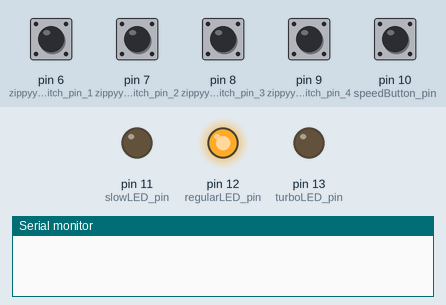
Simulated run of this sketch. Board: Arduino Uno, built with avr-gcc and run on an emulated ATmega328P. Shown: output pins drawn as LEDs (lit = HIGH), the last lines printed to the serial monitor. The inputs (shaded band) are chosen by the test bench; at power-on: pin 6 (zippyy_switch_pin_1), pin 7 (zippyy_switch_pin_2), pin 8 (zippyy_switch_pin_3), pin 9 (zippyy_switch_pin_4), pin 10 (speedButton_pin) HIGH.

Above: at 1.2 s.
1.3 s: pin 10 (speedButton_pin) pulled LOW for 1 s
At 2.7 s:
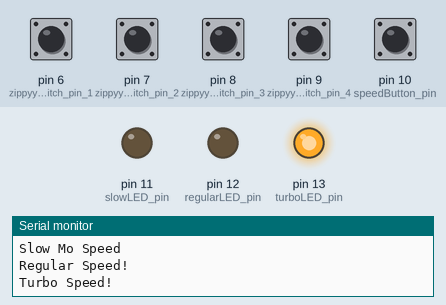
10.4 s: pin 10 (speedButton_pin) pulled LOW for 0.15 s
At 11.1 s:
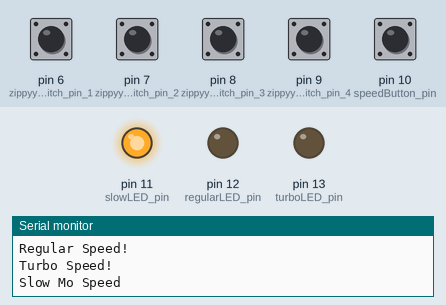
Timing chart, 0 to 13.0 s (numbered marks = the images above; inputs shaded):
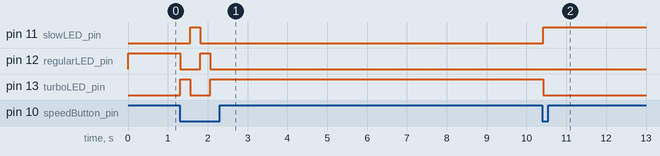

Measured:
- after the input at 1.3 s, pin 11 (slowLED_pin): LOW → HIGH after 0.26 s, → LOW 0.25 s later; pin 12 (regularLED_pin): HIGH → LOW at once, → HIGH 0.51 s later, → LOW 0.25 s later; pin 13 (turboLED_pin): LOW → HIGH at once, → LOW 0.25 s later, → HIGH 0.51 s later
- after the input at 10.4 s, pin 11 (slowLED_pin): LOW → HIGH at once; pin 13 (turboLED_pin): HIGH → LOW at once

The sketch:

joystick.ino
```cpp
// SoftwareSerial is used to communicate with the XBee
#include <SoftwareSerial.h>

SoftwareSerial XBee(2, 3); // Arduino RX, TX (XBee Dout, Din)

#define zippyy_switch_pin_1 6
#define zippyy_switch_pin_2 7
#define zippyy_switch_pin_3 8
#define zippyy_switch_pin_4 9
#define speedButton_pin 10

#define slowLED_pin 11
#define regularLED_pin 12
#define turboLED_pin 13

#define DIR_STOP 5
#define DIR_FWD 2

int tempDirection = DIR_STOP;
int Speed = 2;
int Direction;

void setup() {
  Serial.begin(9600); // Start serial communication
  XBee.begin(9600);
  //with XBee at 9600 baud
  delay(10);
  pinMode(zippyy_switch_pin_1,INPUT_PULLUP);
  pinMode(zippyy_switch_pin_2,INPUT_PULLUP);
  pinMode(zippyy_switch_pin_3,INPUT_PULLUP);
  pinMode(zippyy_switch_pin_4,INPUT_PULLUP);
  pinMode(speedButton_pin,INPUT_PULLUP);
  pinMode(slowLED_pin,OUTPUT);
  pinMode(regularLED_pin,OUTPUT);
  pinMode(turboLED_pin,OUTPUT);
  digitalWrite(slowLED_pin, LOW);
  digitalWrite(regularLED_pin, HIGH);
  digitalWrite(turboLED_pin, LOW);
}

void read_direction( void )
{
  if ((digitalRead(zippyy_switch_pin_4) == 0) &&
      (digitalRead(zippyy_switch_pin_2) == 0))
    Direction = 3;
  else if ((digitalRead(zippyy_switch_pin_1) == 0) &&
            (digitalRead(zippyy_switch_pin_2) == 0))
    Direction = 9;
  else if ((digitalRead(zippyy_switch_pin_1) == 0) &&
           (digitalRead(zippyy_switch_pin_3) == 0))
    Direction = 7;
  else if ((digitalRead(zippyy_switch_pin_3) == 0) &&
           (digitalRead(zippyy_switch_pin_4) == 0))
    Direction = 1;
  else if(digitalRead(zippyy_switch_pin_1) == 0)
    Direction = 8;
  else if(digitalRead(zippyy_switch_pin_4) == 0)
    Direction = DIR_FWD;
  else if(digitalRead(zippyy_switch_pin_2) == 0)
    Direction = 6;
  else if(digitalRead(zippyy_switch_pin_3) == 0)
    Direction = 4;
  else
    Direction = 5;

  delay (100);

}

void check_dir_and_send( void )
{
   if(Direction != tempDirection)
   {
         if (Direction == 1)
            driveForwardSlightLeft();
         else if (Direction == DIR_FWD)
            driveForward();
         else if (Direction == 3)
            driveForwardSlightRight();
         else if (Direction == 4)
            driveLeft();
         else if (Direction == DIR_STOP)
            stopDriving();
         else if (Direction == 6)
            driveRight();
         else if (Direction == 7)
            driveBackSlightLeft();
         else if (Direction == 8)
            driveBack();
         else if (Direction == 9)
            driveBackSlightRight();

         tempDirection = Direction;
   }

}

void loop() {

//Read ZIPPYY Joystick
  read_direction();

//Check to see if joystick direction has changed
  check_dir_and_send();


      if (digitalRead(speedButton_pin) == 0){
        speedToggle();
        delay(100);
      }


}

void stopDriving(){
  Serial.println("Stop");
  XBee.print('5');
}

void driveForward(){
  Serial.println("Drive Forward");
  XBee.print('2');
}

void driveBack(){
  Serial.println("Drive Back");
  XBee.print('8');
}

void driveLeft(){
  Serial.println("Drive Left");
  XBee.print('4');
}

void driveRight(){
  Serial.println("Drive Right");
  XBee.print('6');
}

void driveForwardSlightLeft(){
  Serial.println("Drive Forward Slight Left");
  XBee.print('1');
}

void driveForwardSlightRight(){
  Serial.println("Drive Forward Slight Right");
  XBee.print('3');
}

void driveBackSlightRight(){
  Serial.println("Drive Back Slight Right");
  XBee.print('9');
}

void driveBackSlightLeft(){
  Serial.println("Drive Back Slight Left");
  XBee.print('7');
}

void speedToggle(){
  digitalWrite(slowLED_pin, LOW);
  digitalWrite(regularLED_pin, LOW);
  digitalWrite(turboLED_pin, LOW);
  Speed++;
  if (Speed >3)
    Speed = 1;

  if (Speed == 1){
    Serial.println("Slow Mo Speed");
    XBee.print('S');
    digitalWrite(slowLED_pin, HIGH);
    delay(50);
    XBee.print('S');
    }

  if (Speed == 2){
    Serial.println("Regular Speed!");
    XBee.print('R');
    digitalWrite(regularLED_pin, HIGH);
    delay(50);
    XBee.print('R');
    }


  if (Speed == 3){
    Serial.println("Turbo Speed!");
    XBee.print('T');
    digitalWrite(turboLED_pin, HIGH);
    delay(50);
    XBee.print('T');
    }
}
```
